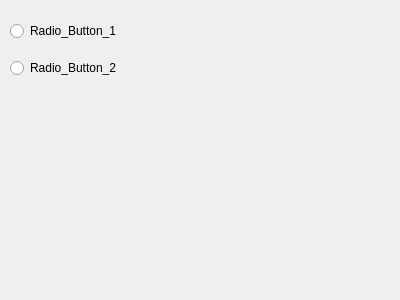
<?xml version="1.0" encoding="UTF-8"?>
<ui version="4.0">
 <class>Form</class>
 <widget class="QWidget" name="Form">
  <property name="geometry">
   <rect>
    <x>0</x>
    <y>0</y>
    <width>400</width>
    <height>300</height>
   </rect>
  </property>
  <property name="windowTitle">
   <string>Form</string>
  </property>
  <widget class="QWidget" name="gridLayoutWidget">
   <property name="geometry">
    <rect>
     <x>10</x>
     <y>10</y>
     <width>160</width>
     <height>80</height>
    </rect>
   </property>
   <layout class="QGridLayout" name="gridLayout">
    <item row="0" column="0">
     <widget class="QRadioButton" name="radioButton">
      <property name="text">
       <string>Radio_Button_1</string>
      </property>
     </widget>
    </item>
    <item row="1" column="0">
     <widget class="QRadioButton" name="radioButton_2">
      <property name="text">
       <string>Radio_Button_2</string>
      </property>
     </widget>
    </item>
   </layout>
  </widget>
 </widget>
 <resources/>
 <connections/>
</ui>
